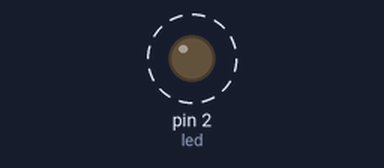
Bench run of a program on a simulated MicroPython board. On the bench: output pins drawn as LEDs (lit = HIGH). Dashed ring = blinking.

Above: at 0.5 s.
Timing chart, 0 to 4.6 s (numbered marks = the images above):
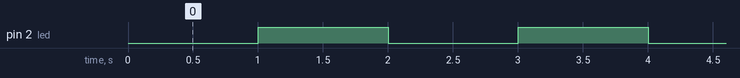

Measured:
- by itself, pin 2 (led): alternates HIGH for 1.0 s and LOW for 1.0 s

The program:

LedBlink.py
```python
import machine
import time
#Use GPIO naming Convention.
LED=2;
#Create a Led object
#set the Led as either INPUT or OUTPUT
led = machine.Pin(LED, machine.Pin.OUT)
#Forever running loop
while True:
    #Turn the led on
    led.off()
    #Delay for 1 second
    time.sleep(1)
    #Turn led off
    led.on()
    #Delay for 1 second
    time.sleep(1)
```
